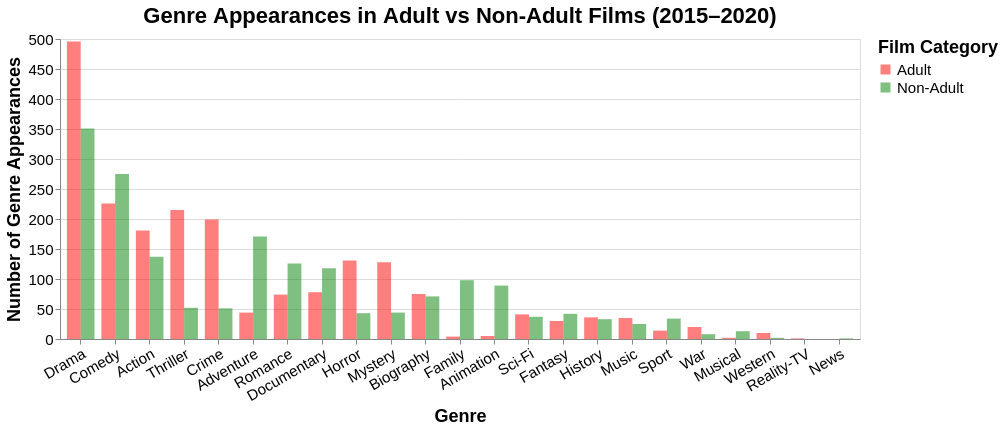

The code cell stored with this chart in its notebook:
### Code cell
rq2_chart_single_genre = alt.Chart(rq2_data1).mark_bar(opacity=0.5).encode(
    x=alt.X("GENRE:N", sort="-y", title="Genre", axis=alt.Axis(labelAngle=-30)),
    y=alt.Y("GENRE_COUNT:Q", title="Number of Genre Appearances"),
    color=alt.Color("ADULT_FLAG:N", title="Film Category",
                   scale=alt.Scale(
            domain=["Adult", "Non-Adult"],
            range=["red", "green"]
        )),
    xOffset="ADULT_FLAG:N"
).properties(
    title="Genre Appearances in Adult vs Non-Adult Films (2015–2020)",
    width=800
).configure_axis(
    labelFontSize=15,
    titleFontSize=18
).configure_title(
    fontSize=22
).configure_legend(
    labelFontSize=15,
    titleFontSize=18
)
rq2_chart_single_genre

### Figure 1 — Vega-Lite specification as saved in the notebook (floating-point values rounded to 4 significant figures)
{"config": {"view": {"continuousWidth": 300, "continuousHeight": 300}, "axis": {"labelFontSize": 15, "titleFontSize": 18}, "legend": {"labelFontSize": 15, "titleFontSize": 18}, "title": {"fontSize": 22}}, "data": {"name": "data-100c9d6abf278b86b76fa7c07b6b43c5"}, "mark": {"type": "bar", "opacity": 0.5}, "encoding": {"color": {"field": "ADULT_FLAG", "scale": {"domain": ["Adult", "Non-Adult"], "range": ["red", "green"]}, "title": "Film Category", "type": "nominal"}, "x": {"axis": {"labelAngle": -30}, "field": "GENRE", "sort": "-y", "title": "Genre", "type": "nominal"}, "xOffset": {"field": "ADULT_FLAG", "type": "nominal"}, "y": {"field": "GENRE_COUNT", "title": "Number of Genre Appearances", "type": "quantitative"}}, "title": "Genre Appearances in Adult vs Non-Adult Films (2015–2020)", "width": 800, "$schema": "https://vega.github.io/schema/vega-lite/v5.20.1.json", "datasets": {"data-100c9d6abf278b86b76fa7c07b6b43c5": [{"ADULT_FLAG": "Adult", "GENRE": "Drama", "GENRE_COUNT": 496}, {"ADULT_FLAG": "Adult", "GENRE": "Comedy", "GENRE_COUNT": 226}, {"ADULT_FLAG": "Adult", "GENRE": "Thriller", "GENRE_COUNT": 215}, {"ADULT_FLAG": "Adult", "GENRE": "Crime", "GENRE_COUNT": 199}, {"ADULT_FLAG": "Adult", "GENRE": "Action", "GENRE_COUNT": 181}, {"ADULT_FLAG": "Adult", "GENRE": "Horror", "GENRE_COUNT": 131}, {"ADULT_FLAG": "Adult", "GENRE": "Mystery", "GENRE_COUNT": 128}, {"ADULT_FLAG": "Adult", "GENRE": "Documentary", "GENRE_COUNT": 78}, {"ADULT_FLAG": "Adult", "GENRE": "Biography", "GENRE_COUNT": 75}, {"ADULT_FLAG": "Adult", "GENRE": "Romance", "GENRE_COUNT": 74}, {"ADULT_FLAG": "Adult", "GENRE": "Adventure", "GENRE_COUNT": 44}, {"ADULT_FLAG": "Adult", "GENRE": "Sci-Fi", "GENRE_COUNT": 41}, {"ADULT_FLAG": "Adult", "GENRE": "History", "GENRE_COUNT": 36}, {"ADULT_FLAG": "Adult", "GENRE": "Music", "GENRE_COUNT": 35}, {"ADULT_FLAG": "Adult", "GENRE": "Fantasy", "GENRE_COUNT": 30}, {"ADULT_FLAG": "Adult", "GENRE": "War", "GENRE_COUNT": 20}, {"ADULT_FLAG": "Adult", "GENRE": "Sport", "GENRE_COUNT": 14}, {"ADULT_FLAG": "Adult", "GENRE": "Western", "GENRE_COUNT": 10}, {"ADULT_FLAG": "Adult", "GENRE": "Animation", "GENRE_COUNT": 5}, {"ADULT_FLAG": "Adult", "GENRE": "Family", "GENRE_COUNT": 4}, {"ADULT_FLAG": "Adult", "GENRE": "Musical", "GENRE_COUNT": 2}, {"ADULT_FLAG": "Adult", "GENRE": "Reality-TV", "GENRE_COUNT": 1}, {"ADULT_FLAG": "Non-Adult", "GENRE": "Drama", "GENRE_COUNT": 351}, {"ADULT_FLAG": "Non-Adult", "GENRE": "Comedy", "GENRE_COUNT": 275}, {"ADULT_FLAG": "Non-Adult", "GENRE": "Adventure", "GENRE_COUNT": 171}, {"ADULT_FLAG": "Non-Adult", "GENRE": "Action", "GENRE_COUNT": 137}, {"ADULT_FLAG": "Non-Adult", "GENRE": "Romance", "GENRE_COUNT": 126}, {"ADULT_FLAG": "Non-Adult", "GENRE": "Documentary", "GENRE_COUNT": 118}, {"ADULT_FLAG": "Non-Adult", "GENRE": "Family", "GENRE_COUNT": 98}, {"ADULT_FLAG": "Non-Adult", "GENRE": "Animation", "GENRE_COUNT": 89}, {"ADULT_FLAG": "Non-Adult", "GENRE": "Biography", "GENRE_COUNT": 71}, {"ADULT_FLAG": "Non-Adult", "GENRE": "Thriller", "GENRE_COUNT": 52}, {"ADULT_FLAG": "Non-Adult", "GENRE": "Crime", "GENRE_COUNT": 51}, {"ADULT_FLAG": "Non-Adult", "GENRE": "Mystery", "GENRE_COUNT": 44}, {"ADULT_FLAG": "Non-Adult", "GENRE": "Horror", "GENRE_COUNT": 43}, {"ADULT_FLAG": "Non-Adult", "GENRE": "Fantasy", "GENRE_COUNT": 42}, {"ADULT_FLAG": "Non-Adult", "GENRE": "Sci-Fi", "GENRE_COUNT": 37}, {"ADULT_FLAG": "Non-Adult", "GENRE": "Sport", "GENRE_COUNT": 34}, {"ADULT_FLAG": "Non-Adult", "GENRE": "History", "GENRE_COUNT": 33}, {"ADULT_FLAG": "Non-Adult", "GENRE": "Music", "GENRE_COUNT": 25}, {"ADULT_FLAG": "Non-Adult", "GENRE": "Musical", "GENRE_COUNT": 13}, {"ADULT_FLAG": "Non-Adult", "GENRE": "War", "GENRE_COUNT": 8}, {"ADULT_FLAG": "Non-Adult", "GENRE": "Western", "GENRE_COUNT": 2}, {"ADULT_FLAG": "Non-Adult", "GENRE": "News", "GENRE_COUNT": 1}]}}
